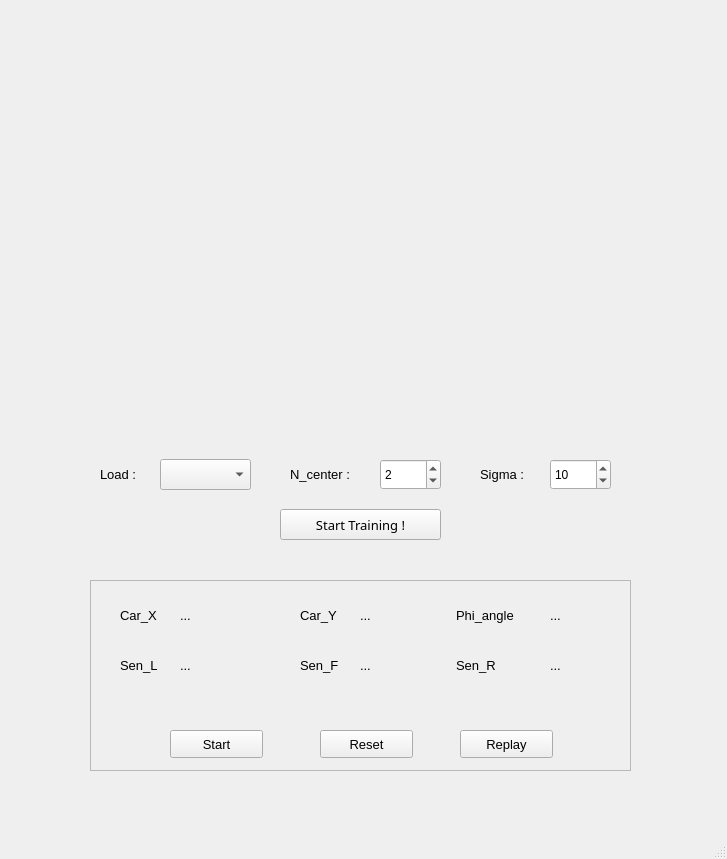
<?xml version="1.0" encoding="UTF-8"?>
<ui version="4.0">
 <class>MainWindow</class>
 <widget class="QMainWindow" name="MainWindow">
  <property name="geometry">
   <rect>
    <x>0</x>
    <y>0</y>
    <width>727</width>
    <height>859</height>
   </rect>
  </property>
  <property name="windowTitle">
   <string>MainWindow</string>
  </property>
  <widget class="QWidget" name="centralwidget">
   <widget class="QWidget" name="plot_container" native="true">
    <property name="geometry">
     <rect>
      <x>90</x>
      <y>30</y>
      <width>541</width>
      <height>391</height>
     </rect>
    </property>
   </widget>
   <widget class="QFrame" name="frame">
    <property name="geometry">
     <rect>
      <x>90</x>
      <y>580</y>
      <width>541</width>
      <height>191</height>
     </rect>
    </property>
    <property name="font">
     <font>
      <family>Microsoft YaHei UI</family>
      <pointsize>10</pointsize>
     </font>
    </property>
    <property name="frameShape">
     <enum>QFrame::StyledPanel</enum>
    </property>
    <property name="frameShadow">
     <enum>QFrame::Raised</enum>
    </property>
    <widget class="QPushButton" name="reset_button">
     <property name="geometry">
      <rect>
       <x>230</x>
       <y>150</y>
       <width>93</width>
       <height>28</height>
      </rect>
     </property>
     <property name="text">
      <string>Reset</string>
     </property>
    </widget>
    <widget class="QLabel" name="label_xpos">
     <property name="geometry">
      <rect>
       <x>90</x>
       <y>20</y>
       <width>47</width>
       <height>31</height>
      </rect>
     </property>
     <property name="font">
      <font>
       <family>Microsoft YaHei UI</family>
       <pointsize>10</pointsize>
      </font>
     </property>
     <property name="text">
      <string>...</string>
     </property>
    </widget>
    <widget class="QPushButton" name="start_button">
     <property name="geometry">
      <rect>
       <x>80</x>
       <y>150</y>
       <width>93</width>
       <height>28</height>
      </rect>
     </property>
     <property name="text">
      <string>Start</string>
     </property>
    </widget>
    <widget class="QLabel" name="label_phi">
     <property name="geometry">
      <rect>
       <x>460</x>
       <y>20</y>
       <width>47</width>
       <height>31</height>
      </rect>
     </property>
     <property name="font">
      <font>
       <family>Microsoft YaHei UI</family>
       <pointsize>10</pointsize>
      </font>
     </property>
     <property name="text">
      <string>...</string>
     </property>
    </widget>
    <widget class="QLabel" name="label_ypos">
     <property name="geometry">
      <rect>
       <x>270</x>
       <y>20</y>
       <width>47</width>
       <height>31</height>
      </rect>
     </property>
     <property name="font">
      <font>
       <family>Microsoft YaHei UI</family>
       <pointsize>10</pointsize>
      </font>
     </property>
     <property name="text">
      <string>...</string>
     </property>
    </widget>
    <widget class="QLabel" name="label">
     <property name="geometry">
      <rect>
       <x>30</x>
       <y>20</y>
       <width>47</width>
       <height>31</height>
      </rect>
     </property>
     <property name="font">
      <font>
       <family>Microsoft YaHei UI</family>
       <pointsize>10</pointsize>
      </font>
     </property>
     <property name="text">
      <string>Car_X</string>
     </property>
    </widget>
    <widget class="QLabel" name="label_2">
     <property name="geometry">
      <rect>
       <x>210</x>
       <y>20</y>
       <width>47</width>
       <height>31</height>
      </rect>
     </property>
     <property name="font">
      <font>
       <family>Microsoft YaHei UI</family>
       <pointsize>10</pointsize>
      </font>
     </property>
     <property name="text">
      <string>Car_Y</string>
     </property>
    </widget>
    <widget class="QLabel" name="label_3">
     <property name="geometry">
      <rect>
       <x>366</x>
       <y>20</y>
       <width>81</width>
       <height>31</height>
      </rect>
     </property>
     <property name="font">
      <font>
       <family>Microsoft YaHei UI</family>
       <pointsize>10</pointsize>
      </font>
     </property>
     <property name="text">
      <string>Phi_angle</string>
     </property>
    </widget>
    <widget class="QLabel" name="label_sens_r">
     <property name="geometry">
      <rect>
       <x>460</x>
       <y>70</y>
       <width>47</width>
       <height>31</height>
      </rect>
     </property>
     <property name="font">
      <font>
       <family>Microsoft YaHei UI</family>
       <pointsize>10</pointsize>
      </font>
     </property>
     <property name="text">
      <string>...</string>
     </property>
    </widget>
    <widget class="QLabel" name="label_5">
     <property name="geometry">
      <rect>
       <x>210</x>
       <y>70</y>
       <width>47</width>
       <height>31</height>
      </rect>
     </property>
     <property name="font">
      <font>
       <family>Microsoft YaHei UI</family>
       <pointsize>10</pointsize>
      </font>
     </property>
     <property name="text">
      <string>Sen_F</string>
     </property>
    </widget>
    <widget class="QLabel" name="label_6">
     <property name="geometry">
      <rect>
       <x>366</x>
       <y>70</y>
       <width>81</width>
       <height>31</height>
      </rect>
     </property>
     <property name="font">
      <font>
       <family>Microsoft YaHei UI</family>
       <pointsize>10</pointsize>
      </font>
     </property>
     <property name="text">
      <string>Sen_R</string>
     </property>
    </widget>
    <widget class="QLabel" name="label_4">
     <property name="geometry">
      <rect>
       <x>30</x>
       <y>70</y>
       <width>47</width>
       <height>31</height>
      </rect>
     </property>
     <property name="font">
      <font>
       <family>Microsoft YaHei UI</family>
       <pointsize>10</pointsize>
      </font>
     </property>
     <property name="text">
      <string>Sen_L</string>
     </property>
    </widget>
    <widget class="QLabel" name="label_sens_f">
     <property name="geometry">
      <rect>
       <x>270</x>
       <y>70</y>
       <width>47</width>
       <height>31</height>
      </rect>
     </property>
     <property name="font">
      <font>
       <family>Microsoft YaHei UI</family>
       <pointsize>10</pointsize>
      </font>
     </property>
     <property name="text">
      <string>...</string>
     </property>
    </widget>
    <widget class="QLabel" name="label_sens_l">
     <property name="geometry">
      <rect>
       <x>90</x>
       <y>70</y>
       <width>47</width>
       <height>31</height>
      </rect>
     </property>
     <property name="font">
      <font>
       <family>Microsoft YaHei UI</family>
       <pointsize>10</pointsize>
      </font>
     </property>
     <property name="text">
      <string>...</string>
     </property>
    </widget>
    <widget class="QPushButton" name="playback_button">
     <property name="geometry">
      <rect>
       <x>370</x>
       <y>150</y>
       <width>93</width>
       <height>28</height>
      </rect>
     </property>
     <property name="text">
      <string>Replay</string>
     </property>
    </widget>
   </widget>
   <widget class="QWidget" name="widget" native="true">
    <property name="geometry">
     <rect>
      <x>90</x>
      <y>439</y>
      <width>541</width>
      <height>121</height>
     </rect>
    </property>
    <widget class="QComboBox" name="data_selector">
     <property name="geometry">
      <rect>
       <x>70</x>
       <y>20</y>
       <width>91</width>
       <height>31</height>
      </rect>
     </property>
    </widget>
    <widget class="QLabel" name="label_7">
     <property name="geometry">
      <rect>
       <x>390</x>
       <y>20</y>
       <width>81</width>
       <height>31</height>
      </rect>
     </property>
     <property name="font">
      <font>
       <family>Microsoft YaHei UI</family>
       <pointsize>10</pointsize>
      </font>
     </property>
     <property name="text">
      <string>Sigma :</string>
     </property>
    </widget>
    <widget class="QLabel" name="label_8">
     <property name="geometry">
      <rect>
       <x>200</x>
       <y>20</y>
       <width>81</width>
       <height>31</height>
      </rect>
     </property>
     <property name="font">
      <font>
       <family>Microsoft YaHei UI</family>
       <pointsize>10</pointsize>
      </font>
     </property>
     <property name="text">
      <string>N_center :</string>
     </property>
    </widget>
    <widget class="QSpinBox" name="spinBox_nc">
     <property name="geometry">
      <rect>
       <x>290</x>
       <y>20</y>
       <width>61</width>
       <height>31</height>
      </rect>
     </property>
     <property name="value">
      <number>2</number>
     </property>
    </widget>
    <widget class="QSpinBox" name="spinBox_sigma">
     <property name="geometry">
      <rect>
       <x>460</x>
       <y>20</y>
       <width>61</width>
       <height>31</height>
      </rect>
     </property>
     <property name="value">
      <number>10</number>
     </property>
    </widget>
    <widget class="QLabel" name="label_9">
     <property name="geometry">
      <rect>
       <x>10</x>
       <y>20</y>
       <width>81</width>
       <height>31</height>
      </rect>
     </property>
     <property name="font">
      <font>
       <family>Microsoft YaHei UI</family>
       <pointsize>10</pointsize>
      </font>
     </property>
     <property name="text">
      <string>Load :</string>
     </property>
    </widget>
    <widget class="QPushButton" name="train_button">
     <property name="geometry">
      <rect>
       <x>190</x>
       <y>70</y>
       <width>161</width>
       <height>31</height>
      </rect>
     </property>
     <property name="font">
      <font>
       <family>Microsoft YaHei</family>
       <pointsize>10</pointsize>
      </font>
     </property>
     <property name="text">
      <string>Start Training !</string>
     </property>
    </widget>
   </widget>
  </widget>
  <widget class="QMenuBar" name="menubar">
   <property name="geometry">
    <rect>
     <x>0</x>
     <y>0</y>
     <width>727</width>
     <height>25</height>
    </rect>
   </property>
  </widget>
  <widget class="QStatusBar" name="statusbar"/>
 </widget>
 <resources/>
 <connections/>
</ui>
